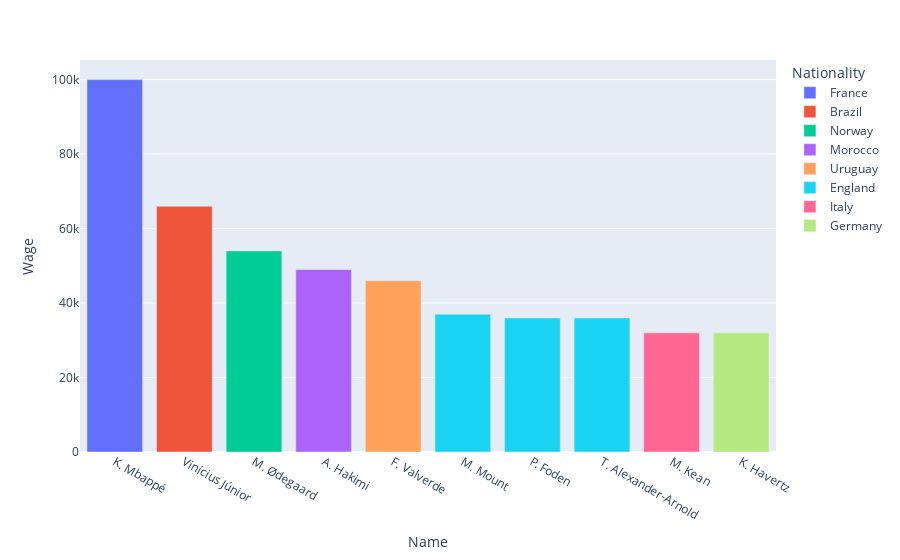

Source (notebook cell):
### Code cell
# USING PLOTLY TO VISUALIZE
px.bar(ymep, x = "Name", y = "Wage", color = "Nationality")

### Figure 1 — Plotly figure (JSON) as saved in the notebook; plotly's stock layout.template omitted (floating-point values rounded to 4 significant figures)
{"data": [{"alignmentgroup": "True", "hovertemplate": "Nationality=France<br>Name=%{x}<br>Wage=%{y}<extra></extra>", "legendgroup": "France", "marker": {"color": "#636efa", "pattern": {"shape": ""}}, "name": "France", "offsetgroup": "France", "orientation": "v", "showlegend": true, "textposition": "auto", "type": "bar", "x": ["K. Mbappé"], "xaxis": "x", "y": [100000], "yaxis": "y"}, {"alignmentgroup": "True", "hovertemplate": "Nationality=Brazil<br>Name=%{x}<br>Wage=%{y}<extra></extra>", "legendgroup": "Brazil", "marker": {"color": "#EF553B", "pattern": {"shape": ""}}, "name": "Brazil", "offsetgroup": "Brazil", "orientation": "v", "showlegend": true, "textposition": "auto", "type": "bar", "x": ["Vinícius Júnior"], "xaxis": "x", "y": [66000], "yaxis": "y"}, {"alignmentgroup": "True", "hovertemplate": "Nationality=Norway<br>Name=%{x}<br>Wage=%{y}<extra></extra>", "legendgroup": "Norway", "marker": {"color": "#00cc96", "pattern": {"shape": ""}}, "name": "Norway", "offsetgroup": "Norway", "orientation": "v", "showlegend": true, "textposition": "auto", "type": "bar", "x": ["M. Ødegaard"], "xaxis": "x", "y": [54000], "yaxis": "y"}, {"alignmentgroup": "True", "hovertemplate": "Nationality=Morocco<br>Name=%{x}<br>Wage=%{y}<extra></extra>", "legendgroup": "Morocco", "marker": {"color": "#ab63fa", "pattern": {"shape": ""}}, "name": "Morocco", "offsetgroup": "Morocco", "orientation": "v", "showlegend": true, "textposition": "auto", "type": "bar", "x": ["A. Hakimi"], "xaxis": "x", "y": [49000], "yaxis": "y"}, {"alignmentgroup": "True", "hovertemplate": "Nationality=Uruguay<br>Name=%{x}<br>Wage=%{y}<extra></extra>", "legendgroup": "Uruguay", "marker": {"color": "#FFA15A", "pattern": {"shape": ""}}, "name": "Uruguay", "offsetgroup": "Uruguay", "orientation": "v", "showlegend": true, "textposition": "auto", "type": "bar", "x": ["F. Valverde"], "xaxis": "x", "y": [46000], "yaxis": "y"}, {"alignmentgroup": "True", "hovertemplate": "Nationality=England<br>Name=%{x}<br>Wage=%{y}<extra></extra>", "legendgroup": "England", "marker": {"color": "#19d3f3", "pattern": {"shape": ""}}, "name": "England", "offsetgroup": "England", "orientation": "v", "showlegend": true, "textposition": "auto", "type": "bar", "x": ["M. Mount", "P. Foden", "T. Alexander-Arnold"], "xaxis": "x", "y": [37000, 36000, 36000], "yaxis": "y"}, {"alignmentgroup": "True", "hovertemplate": "Nationality=Italy<br>Name=%{x}<br>Wage=%{y}<extra></extra>", "legendgroup": "Italy", "marker": {"color": "#FF6692", "pattern": {"shape": ""}}, "name": "Italy", "offsetgroup": "Italy", "orientation": "v", "showlegend": true, "textposition": "auto", "type": "bar", "x": ["M. Kean"], "xaxis": "x", "y": [32000], "yaxis": "y"}, {"alignmentgroup": "True", "hovertemplate": "Nationality=Germany<br>Name=%{x}<br>Wage=%{y}<extra></extra>", "legendgroup": "Germany", "marker": {"color": "#B6E880", "pattern": {"shape": ""}}, "name": "Germany", "offsetgroup": "Germany", "orientation": "v", "showlegend": true, "textposition": "auto", "type": "bar", "x": ["K. Havertz"], "xaxis": "x", "y": [32000], "yaxis": "y"}], "layout": {"barmode": "relative", "legend": {"title": {"text": "Nationality"}, "tracegroupgap": 0}, "margin": {"t": 60}, "xaxis": {"anchor": "y", "domain": [0, 1], "title": {"text": "Name"}}, "yaxis": {"anchor": "x", "domain": [0, 1], "title": {"text": "Wage"}}}}
